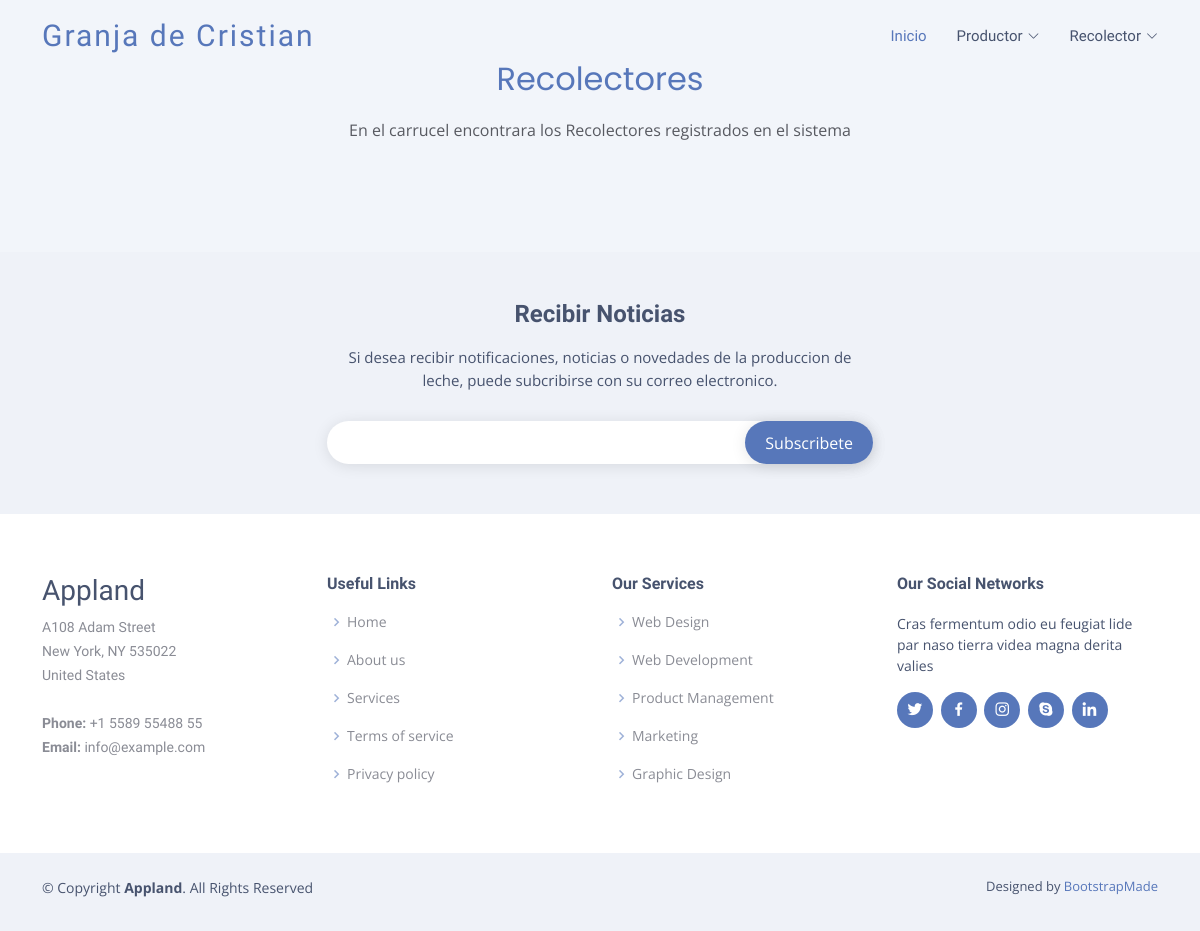
/recolector/, run on an earlier commit of the app's database.
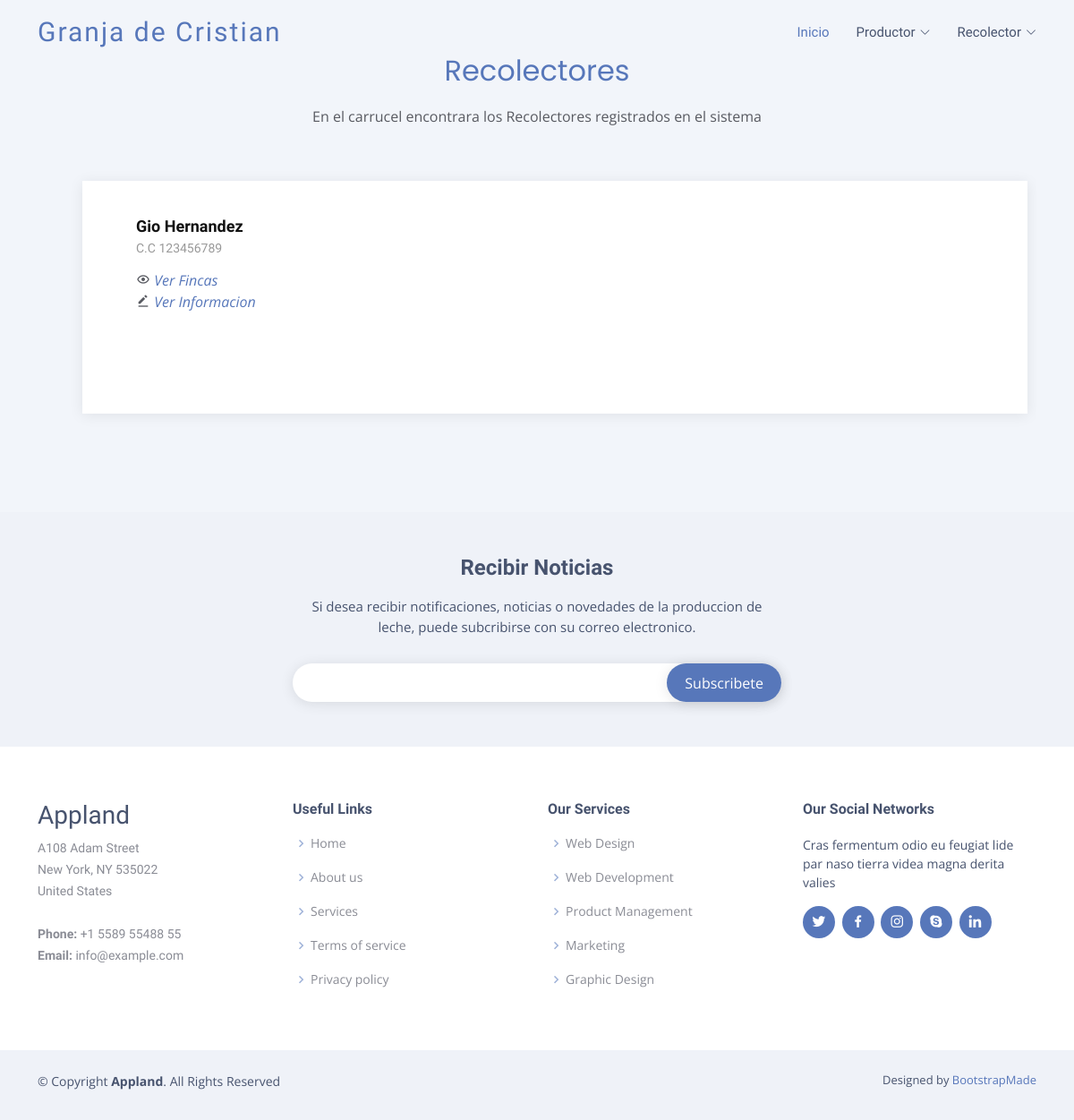
And on a later commit of the database.
### recolector/models.py (models this page shows, shortened)
class Recolector(models.Model):
    cedula = models.CharField(max_length=40, unique=True, verbose_name='Cedula')
    nombres = models.CharField(max_length=150, verbose_name='Nombres')
    apellidos = models.CharField(max_length=150, verbose_name='Apellidos')
    direccion = models.CharField(max_length=150, verbose_name='Direccion')
    fNacimiento = models.DateField(null=True, blank=True, verbose_name="Fecha de cumpleaños")
    telefono = models.CharField(max_length=10, null=True, blank=True, verbose_name="Teléfono")
    create_at = models.DateTimeField(auto_now_add=True, verbose_name='Creado')
    update_at = models.DateTimeField(auto_now=True, verbose_name='Editado')
    class Meta:
        verbose_name = 'Recolector'
        verbose_name_plural = 'Recolectores'

### recolector/views.py (the view)
# urls.py: path('', views.mostrar, name="productores"),
def mostrar(request):
    recolectores = Recolector.objects.all()
    return render(request, 'recolector/mostrar.html', {
        'title': 'Lista Recolectores',
        'recolectores': recolectores
    })

### recolector/templates/recolector/mostrar.html (shortened to what this page needs)
{% extends 'layouts/layout.html' %}
{% block content %}
{% load static %}
<section id="testimonials" class="testimonials section-bg">
    <div class="container" data-aos="fade-up">
      <div class="section-title">
        <h2>Recolectores</h2>
        <p>En el carrucel encontrara los Recolectores registrados en el sistema</p>
      </div>
      <div class="testimonials-slider swiper" data-aos="fade-up" data-aos-delay="100">
        <div class="swiper-wrapper">
            {% for recolector in recolectores %}
          <div class="swiper-slide">
            <div class="testimonial-item">
              <h3>{{recolector.nombres}} {{recolector.apellidos}}</h3>
              <h4>C.C {{recolector.cedula}}</h4>
              <p>
                <i class='bx bx-show'></i> <a href="#" class="get-started-btn">Ver Fincas</a><br>
                <i class='bx bxs-edit-alt' ></i> <a href="{% url 'verrecolector' recolector.pk %}" class="get-started-btn">Ver Informacion</a>
              </p>
            </div>
        </div>
            {% endfor %}
        </div>
      </div>
    </div>
  </section>
  {% endblock%}

What changed in the data, as far as the page shows it:
added Recolector: nombres "Gio", apellidos "Hernandez", cedula "123456789"
